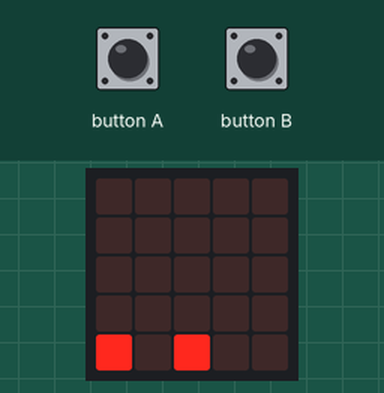
The program below on a simulated BBC micro:bit (MakeCode). Parts: the board's 5×5 LED display. Inputs (shaded band) come from the test bench. Random numbers come from a fixed seed.

Above: at 1.2 s.
1.3 s: button A pressed for 0.15 s
At 1.77 s:
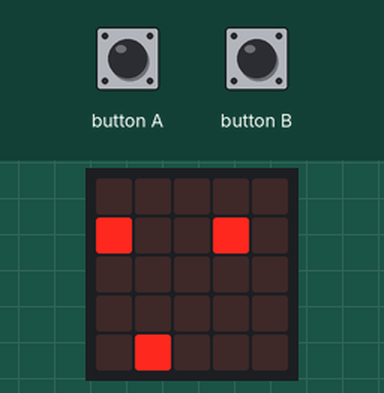
2.0 s: button B pressed for 0.15 s
At 2.41 s:
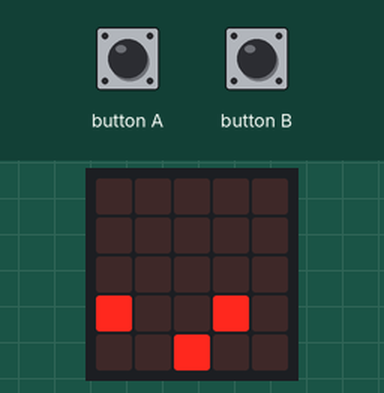
2.7 s: button A pressed for 0.15 s
At 3.03 s:
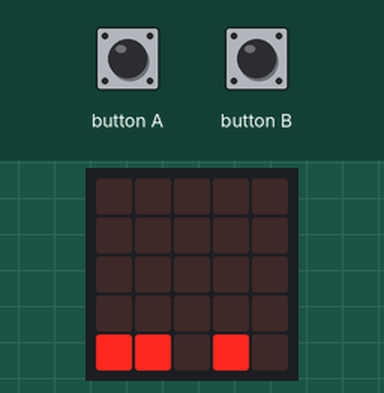
3.4 s: button B pressed for 0.15 s
At 3.71 s:
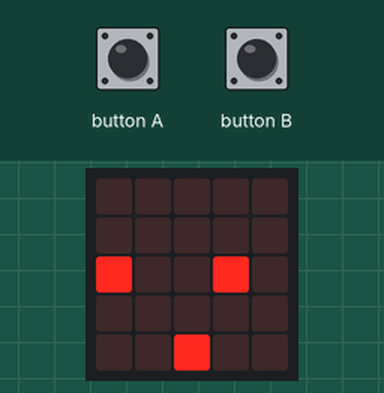
4.1 s: button A pressed for 0.15 s
At 4.6 s:
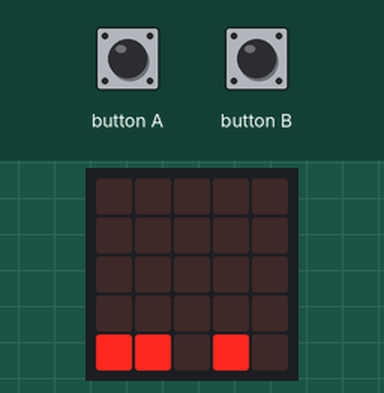
4.8 s: button B pressed for 0.15 s
At 7.7 s:
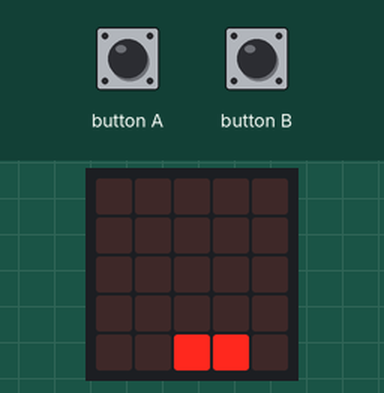
Timing chart, 0 to 8.5 s (numbered marks = the images above; inputs shaded):
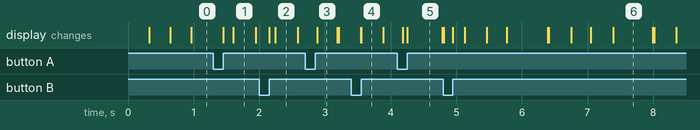

The program:

main.ts
```typescript
input.onButtonPressed(Button.A, function () {
    sprite.change(LedSpriteProperty.X, -1)
})
input.onButtonPressed(Button.B, function () {
    sprite.change(LedSpriteProperty.X, 1)
})
let enemy_2_dead = 0
let sprite: game.LedSprite = null
let x_coordinate_2 = 0
let X_coordinaat = 0
let enemy_2_y_cords = 0
let enemy_y_cords = 0
let enemy_dood = 0
let levens = 3
let enemy = game.createSprite(X_coordinaat, 0)
let enemy_2 = game.createSprite(x_coordinate_2, 0)
X_coordinaat = randint(0, 2)
x_coordinate_2 = randint(2, 4)
sprite = game.createSprite(2, 4)
sprite.set(LedSpriteProperty.X, 2)
sprite.set(LedSpriteProperty.Y, 4)
basic.forever(function () {
    if (enemy.isTouching(sprite)) {
        levens += -1
        basic.pause(600)
    }
    if (enemy_2.isTouching(sprite)) {
        levens += -1
        basic.pause(600)
    }
    if (levens == 0) {
        basic.showString("GAME OVER")
        basic.pause(5000)
        levens = 3
        enemy_2.delete()
        enemy_2_y_cords = 0
        enemy_2_dead += -1
        x_coordinate_2 = randint(2, 4)
        enemy_2 = game.createSprite(x_coordinate_2, 0)
        enemy.delete()
        enemy_y_cords = 0
        enemy_dood += -1
        X_coordinaat = randint(0, 2)
        enemy = game.createSprite(X_coordinaat, 0)
    }
})
basic.forever(function () {
    enemy.change(LedSpriteProperty.Y, 1)
    enemy_y_cords += 1
    basic.pause(300)
    if (enemy_dood == 1) {
        enemy.delete()
        enemy_y_cords = 0
        enemy_dood += -1
        X_coordinaat = randint(0, 2)
        enemy = game.createSprite(X_coordinaat, 0)
    }
    if (enemy_y_cords == 4) {
        enemy_dood += 1
    }
})
basic.forever(function () {
    enemy_2.change(LedSpriteProperty.Y, 1)
    enemy_2_y_cords += 1
    basic.pause(300)
    if (enemy_2_dead == 1) {
        enemy_2.delete()
        enemy_2_y_cords = 0
        enemy_2_dead += -1
        x_coordinate_2 = randint(2, 4)
        enemy_2 = game.createSprite(x_coordinate_2, 0)
    }
    if (enemy_2_y_cords == 4) {
        enemy_2_dead += 1
    }
})
```

test.ts
```typescript
// tests gaan hier; deze zal niet worden gecompileerd wanneer dit pakket wordt gebruikt als extensie.
```

Measured:
- what the display in image 5 shows lasts 0.5 s, from 4.3 s to 4.8 s
- what the display in image 6 shows lasts 0.6 s, from 7.4 s to 8.0 s
